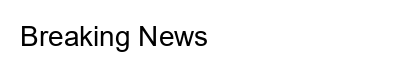
#> input picture data/ocr_test/images/english_baseline_002.png, 400 x 80 px; its folder holds only this picture in this run
$ python -i ocr_preprocessor.py   (imports and definitions only)
#> lines starting #> are read from the running program, lines starting #| are printed output that depends on the picture; after the words box and inside, x2 and y2 are one past the last pixel; in counts of white or black regions, pixels touching at a corner belong together
"""
TrustLens OCR v2 — Image Preprocessor
=======================================

Generates multiple image preprocessing variants for OCR candidate generation.

Preprocessing variants
-----------------------
1. original          — image as-is (no changes)
2. upscale_2x        — bicubic 2× upscale (cv2.INTER_CUBIC)
3. grayscale         — BGR → GRAY on original
4. grayscale_upscale_2x — BGR → GRAY, then 2× upscale
5. contrast_enhanced — moderate CLAHE contrast on grayscale upscale
6. adaptive_threshold — Gaussian adaptive threshold on grayscale upscale

Rules
-----
- Do NOT apply aggressive morphological operations (erode/dilate).
  Tamil vowel/consonant marks (matras) can be destroyed by morphology.
- 2× is the default upscale factor.  4× / 5× are NOT applied by default.
- Adaptive threshold is an optional candidate; the selector decides if it wins.
- Each variant is independent — no variant overwrites another.
- Variants are returned as (name, numpy_array) tuples.

Configuration
-------------
upscale_factor : float   default 2.0
contrast_clip  : float   default 2.5  (CLAHE clipLimit)
contrast_grid  : int     default 8    (CLAHE tileGridSize)
threshold_block: int     default 31   (adaptive threshold block size — must be odd)
threshold_c    : int     default 11   (adaptive threshold C constant)
"""
from __future__ import annotations

import tempfile
from pathlib import Path
from typing import Iterator

import cv2
import numpy as np


class OCRPreprocessor:
    """
    Produces image preprocessing variants for the OCR candidate pipeline.

    Parameters
    ----------
    upscale_factor : float
        Multiplier applied to width and height during upscaling.
        Default 2.0.
    contrast_clip : float
        CLAHE clipLimit for contrast enhancement.  Lower = less aggressive.
        Default 2.5.
    contrast_grid : int
        CLAHE tileGridSize (square).  Default 8.
    threshold_block : int
        Adaptive threshold block size (must be odd, >= 3).  Default 31.
    threshold_c : int
        Adaptive threshold C constant.  Default 11.
    """

    def __init__(
        self,
        upscale_factor: float = 2.0,
        contrast_clip: float = 2.5,
        contrast_grid: int = 8,
        threshold_block: int = 31,
        threshold_c: int = 11,
    ) -> None:
        self.upscale_factor = upscale_factor
        self.contrast_clip = contrast_clip
        self.contrast_grid = contrast_grid
        self.threshold_block = threshold_block
        self.threshold_c = threshold_c

    # ------------------------------------------------------------------
    # Core building blocks
    # ------------------------------------------------------------------

    def _load_bgr(self, image_path: str | Path) -> np.ndarray:
        """Load image in BGR format.  Raises ValueError if unreadable."""
        img = cv2.imread(str(image_path))
#> img is the input picture: shape (80, 400, 3); min 0, max 255, mean 245.3
        if img is None:
            raise ValueError(f"Cannot read image: {image_path}")
        return img

    def _upscale(self, image: np.ndarray) -> np.ndarray:
        """Bicubic 2× upscale (high quality, preserves fine strokes)."""
        h, w = image.shape[:2]
#> h = 80; w = 400
        return cv2.resize(
            image,
            (int(w * self.upscale_factor), int(h * self.upscale_factor)),
            interpolation=cv2.INTER_CUBIC,
        )
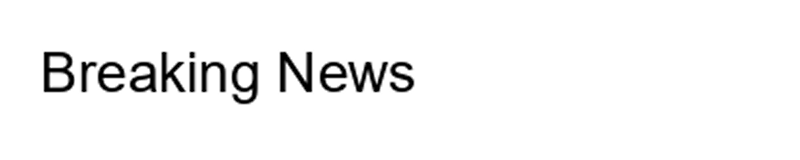
#> returned value: shape (160, 800, 3); min 0, max 255, mean 245.2

    def _to_gray(self, bgr: np.ndarray) -> np.ndarray:
        """BGR → GRAY conversion."""
        if len(bgr.shape) == 2:
            return bgr  # already grayscale
        return cv2.cvtColor(bgr, cv2.COLOR_BGR2GRAY)
#> returned value: shape (160, 800)

    def _clahe_enhance(self, gray: np.ndarray) -> np.ndarray:
        """
        CLAHE (Contrast-Limited Adaptive Histogram Equalization).
        Enhances local contrast while limiting noise amplification.
        This is much safer for Tamil glyphs than global histogram stretching.
        """
        clahe = cv2.createCLAHE(
            clipLimit=self.contrast_clip,
            tileGridSize=(self.contrast_grid, self.contrast_grid),
        )
        return clahe.apply(gray)
#> returned value: shape (160, 800)

    def _adaptive_threshold(self, gray: np.ndarray) -> np.ndarray:
        """
        Gaussian adaptive thresholding.

        block_size must be odd — we enforce this.
        Safe for Tamil glyphs when block_size is large enough (>= 21).
        """
        block = self.threshold_block
#> block = 31
        if block % 2 == 0:
            block += 1
        return cv2.adaptiveThreshold(
            gray,
            255,
            cv2.ADAPTIVE_THRESH_GAUSSIAN_C,
            cv2.THRESH_BINARY,
            block,
            self.threshold_c,
        )
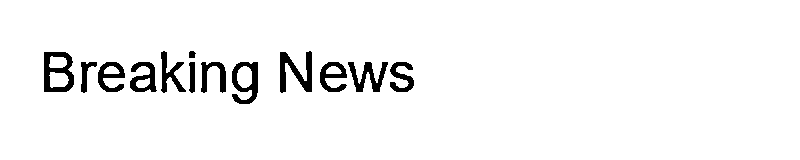
#> returned value: shape (160, 800); 95.9% white; 13 black regions, largest, box (x1, y1, x2, y2) and area: (44, 52, 74, 92) 673, (280, 51, 312, 93) 658, (232, 62, 258, 104) 581

    # ------------------------------------------------------------------
    # Variant generation
    # ------------------------------------------------------------------

    def variants(self, image_path: str | Path) -> list[tuple[str, np.ndarray]]:
        """
        Return a list of (name, numpy_array) preprocessing variants.

        Variants generated:
          1. original
          2. upscale_2x
          3. grayscale
          4. grayscale_upscale_2x
          5. contrast_enhanced
          6. adaptive_threshold
        """
        bgr_orig = self._load_bgr(image_path)
        bgr_up   = self._upscale(bgr_orig)
        gray_up  = self._to_gray(bgr_up)
        gray_orig = self._to_gray(bgr_orig)

        return [
            ("original",              bgr_orig),
            ("upscale_2x",            bgr_up),
            ("grayscale",             gray_orig),
            ("grayscale_upscale_2x",  gray_up),
            ("contrast_enhanced",     self._clahe_enhance(gray_up)),
            ("adaptive_threshold",    self._adaptive_threshold(gray_up)),
        ]

    # [45 lines left out: functions variants_as_files, variant_names, not called in this run]

>>> result = OCRPreprocessor().variants('../../../data/ocr_test/images/english_baseline_002.png')
#> result = 6 items

$ run again, on data/ocr_test/images/english_baseline_003.png
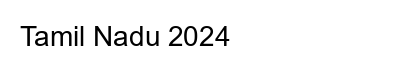
#> input picture data/ocr_test/images/english_baseline_003.png, 400 x 80 px
#> in _load_bgr, img is the input picture: shape (80, 400, 3); min 0, max 255, mean 244.9
#> in _upscale, `return cv2.resize( image, (int(w * self.upscale_factor), int(h * self...`:
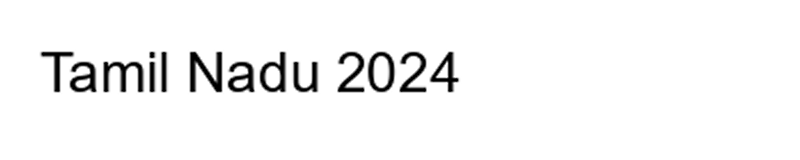
#> returned value: shape (160, 800, 3); min 0, max 255, mean 244.8
#> block = 31
#> in _adaptive_threshold, `return cv2.adaptiveThreshold( gray, 255, cv2.ADAPTIVE_THRESH_GAUSSIAN_..`:
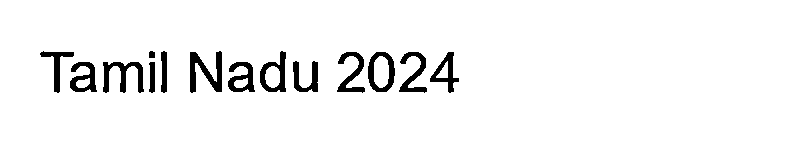
#> returned value: shape (160, 800); 95.6% white; 14 black regions, largest, box (x1, y1, x2, y2) and area: (190, 51, 222, 93) 656, (103, 62, 144, 93) 570, (368, 52, 395, 92) 490
#> result = 6 items

$ run again, on data/ocr_test/images/tamil_noisy_001.png
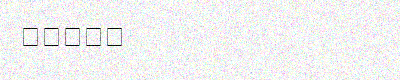
#> input picture data/ocr_test/images/tamil_noisy_001.png, 400 x 80 px
#> in _load_bgr, img is the input picture: shape (80, 400, 3); mean B, G, R 241.2, 241.3, 241.2
#> in _clahe_enhance, `return clahe.apply(gray)`:
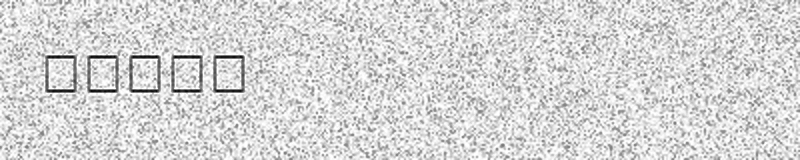
#> returned value: shape (160, 800); min 6, max 255, mean 214.7
#> block = 31
#> in _adaptive_threshold, `return cv2.adaptiveThreshold( gray, 255, cv2.ADAPTIVE_THRESH_GAUSSIAN_..`:
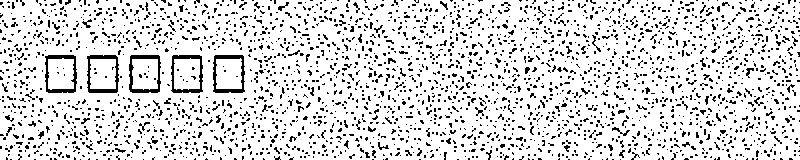
#> returned value: shape (160, 800); 85.7% white; black in thin lines or dots
#> result = 6 items

$ run again, on data/ocr_test/images/tamil_noisy_002.png
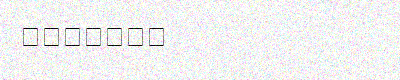
#> input picture data/ocr_test/images/tamil_noisy_002.png, 400 x 80 px
#> in _load_bgr, img is the input picture: shape (80, 400, 3); mean B, G, R 240.7, 240.7, 240.6
#> in _clahe_enhance, `return clahe.apply(gray)`:
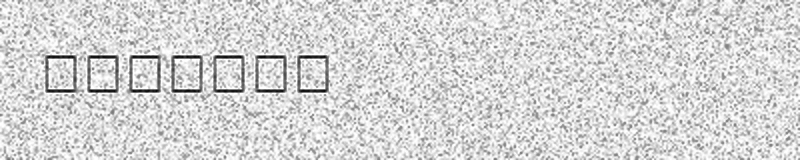
#> returned value: shape (160, 800); min 10, max 255, mean 214.1
#> block = 31
#> in _adaptive_threshold, `return cv2.adaptiveThreshold( gray, 255, cv2.ADAPTIVE_THRESH_GAUSSIAN_..`:
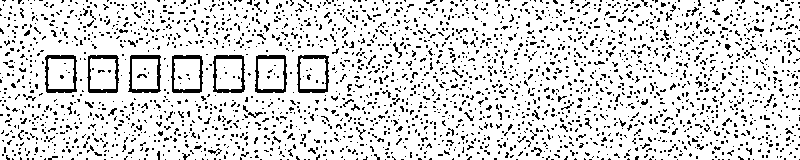
#> returned value: shape (160, 800); 85.7% white; black in thin lines or dots
#> result = 6 items
